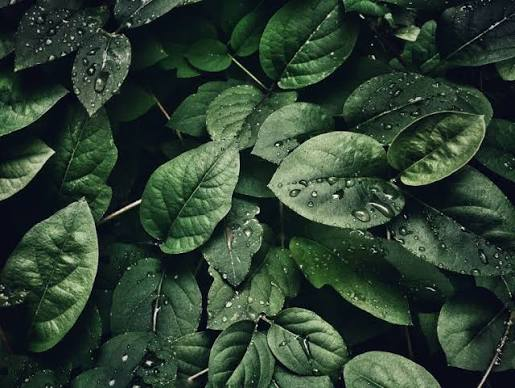
#> input picture leaves.jpg, 515 x 388 px
$ python 'pr 4.2.py'
#> lines starting #> are read from the running program, lines starting #| are printed output that depends on the picture
import cv2
import matplotlib.pyplot as plt
import numpy as np
# Load the image
image = cv2.imread('leaves.jpg')
#> image is the input picture: shape (388, 515, 3); mean B, G, R 49.3, 64.4, 45.5
#Plot the original image
plt.subplot(1, 2, 1)
plt.title("Original")
plt.imshow(image)
# Adjust the brightness and contrast
# Adjusts the brightness by adding 10 to each pixel value
brightness = 10
# Adjusts the contrast by scaling the pixel values by 2.3
contrast = 2.3
image2 = cv2.addWeighted(image, contrast, np.zeros(image.shape, image.dtype), 0, brightness)
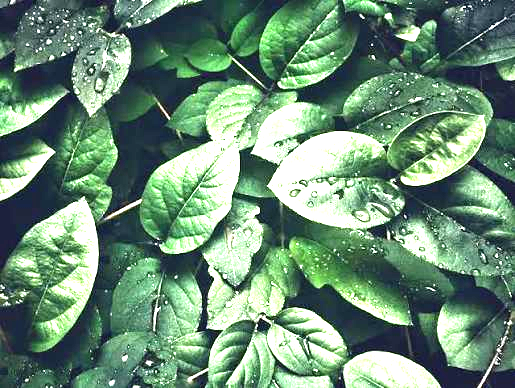
#> image2: shape (388, 515, 3); mean B, G, R 118.3, 141.4, 106.9
#Save the image
cv2.imwrite('modified_image.jpg', image2)
#Plot the contrast image
plt.subplot(1, 2, 2)
plt.title("Brightness & contrast")
plt.imshow(image2)
plt.show()
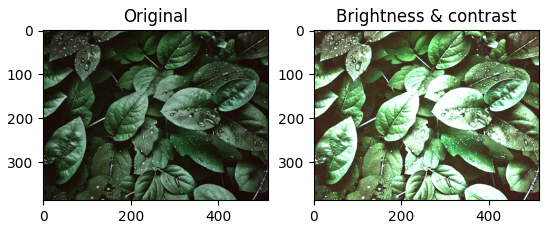
#> figure drawn by matplotlib, 2 panels; B, G, R data is drawn as R, G, B
